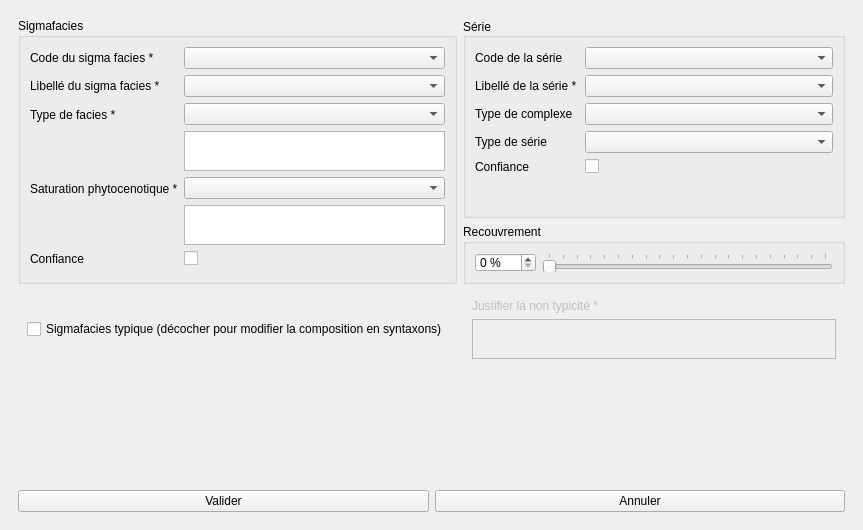
<?xml version="1.0" encoding="UTF-8"?>
<ui version="4.0">
 <class>sigmaf</class>
 <widget class="QDockWidget" name="sigmaf">
  <property name="geometry">
   <rect>
    <x>0</x>
    <y>0</y>
    <width>863</width>
    <height>530</height>
   </rect>
  </property>
  <property name="windowTitle">
   <string>Sélection d'un sigma facies</string>
  </property>
  <widget class="QWidget" name="dockWidgetContents">
   <layout class="QVBoxLayout" name="verticalLayout_2">
    <item>
     <widget class="QScrollArea" name="scrollArea">
      <property name="frameShape">
       <enum>QFrame::NoFrame</enum>
      </property>
      <property name="widgetResizable">
       <bool>true</bool>
      </property>
      <widget class="QWidget" name="wdgt_content">
       <property name="geometry">
        <rect>
         <x>0</x>
         <y>0</y>
         <width>845</width>
         <height>443</height>
        </rect>
       </property>
       <layout class="QGridLayout" name="gridLayout">
        <item row="0" column="0" rowspan="2">
         <widget class="QGroupBox" name="groupBox_2">
          <property name="title">
           <string>Sigmafacies</string>
          </property>
          <layout class="QFormLayout" name="formLayout_2">
           <item row="0" column="0">
            <widget class="QLabel" name="lb_code_sigma">
             <property name="inputMethodHints">
              <set>Qt::ImhNone</set>
             </property>
             <property name="text">
              <string>Code du sigma facies *</string>
             </property>
            </widget>
           </item>
           <item row="0" column="1">
            <widget class="QComboBox" name="code_sigma">
             <property name="enabled">
              <bool>true</bool>
             </property>
             <property name="sizePolicy">
              <sizepolicy hsizetype="MinimumExpanding" vsizetype="Fixed">
               <horstretch>0</horstretch>
               <verstretch>0</verstretch>
              </sizepolicy>
             </property>
             <property name="editable">
              <bool>false</bool>
             </property>
             <property name="sizeAdjustPolicy">
              <enum>QComboBox::AdjustToMinimumContentsLength</enum>
             </property>
             <property name="frame">
              <bool>true</bool>
             </property>
            </widget>
           </item>
           <item row="1" column="0">
            <widget class="QLabel" name="lb_lb_sigma">
             <property name="text">
              <string>Libellé du sigma facies *</string>
             </property>
            </widget>
           </item>
           <item row="1" column="1">
            <widget class="QComboBox" name="lb_sigma">
             <property name="sizePolicy">
              <sizepolicy hsizetype="MinimumExpanding" vsizetype="Fixed">
               <horstretch>0</horstretch>
               <verstretch>0</verstretch>
              </sizepolicy>
             </property>
             <property name="editable">
              <bool>false</bool>
             </property>
             <property name="sizeAdjustPolicy">
              <enum>QComboBox::AdjustToMinimumContentsLength</enum>
             </property>
            </widget>
           </item>
           <item row="2" column="0">
            <widget class="QLabel" name="lb_typ_facies">
             <property name="text">
              <string>Type de facies * </string>
             </property>
            </widget>
           </item>
           <item row="2" column="1">
            <widget class="QWidget" name="widget_3" native="true">
             <layout class="QVBoxLayout" name="verticalLayout">
              <property name="leftMargin">
               <number>0</number>
              </property>
              <property name="topMargin">
               <number>0</number>
              </property>
              <property name="rightMargin">
               <number>0</number>
              </property>
              <property name="bottomMargin">
               <number>0</number>
              </property>
              <item>
               <widget class="QComboBox" name="typ_facies">
                <property name="enabled">
                 <bool>true</bool>
                </property>
                <property name="sizePolicy">
                 <sizepolicy hsizetype="MinimumExpanding" vsizetype="Fixed">
                  <horstretch>0</horstretch>
                  <verstretch>0</verstretch>
                 </sizepolicy>
                </property>
                <property name="editable">
                 <bool>false</bool>
                </property>
                <property name="sizeAdjustPolicy">
                 <enum>QComboBox::AdjustToMinimumContentsLength</enum>
                </property>
               </widget>
              </item>
              <item>
               <widget class="QTextEdit" name="rmq_typ_fa">
                <property name="maximumSize">
                 <size>
                  <width>16777215</width>
                  <height>40</height>
                 </size>
                </property>
               </widget>
              </item>
             </layout>
            </widget>
           </item>
           <item row="3" column="0">
            <widget class="QLabel" name="label_13">
             <property name="text">
              <string>Saturation phytocenotique *</string>
             </property>
            </widget>
           </item>
           <item row="3" column="1">
            <widget class="QWidget" name="widget_5" native="true">
             <layout class="QVBoxLayout" name="verticalLayout_4">
              <property name="leftMargin">
               <number>0</number>
              </property>
              <property name="topMargin">
               <number>0</number>
              </property>
              <property name="rightMargin">
               <number>0</number>
              </property>
              <property name="bottomMargin">
               <number>0</number>
              </property>
              <item>
               <widget class="QComboBox" name="sat_phy">
                <property name="sizePolicy">
                 <sizepolicy hsizetype="MinimumExpanding" vsizetype="Fixed">
                  <horstretch>0</horstretch>
                  <verstretch>0</verstretch>
                 </sizepolicy>
                </property>
                <property name="editable">
                 <bool>false</bool>
                </property>
                <property name="sizeAdjustPolicy">
                 <enum>QComboBox::AdjustToMinimumContentsLength</enum>
                </property>
               </widget>
              </item>
              <item>
               <widget class="QTextEdit" name="rmq_sat_ph">
                <property name="maximumSize">
                 <size>
                  <width>16777215</width>
                  <height>40</height>
                 </size>
                </property>
               </widget>
              </item>
             </layout>
            </widget>
           </item>
           <item row="4" column="0">
            <widget class="QLabel" name="label_3">
             <property name="text">
              <string>Confiance</string>
             </property>
            </widget>
           </item>
           <item row="4" column="1">
            <widget class="QCheckBox" name="cfc_facies">
             <property name="text">
              <string/>
             </property>
            </widget>
           </item>
           <item row="5" column="1">
            <widget class="QWidget" name="widget_2" native="true">
             <layout class="QHBoxLayout" name="horizontalLayout_2">
              <property name="leftMargin">
               <number>0</number>
              </property>
              <property name="topMargin">
               <number>0</number>
              </property>
              <property name="rightMargin">
               <number>0</number>
              </property>
              <property name="bottomMargin">
               <number>0</number>
              </property>
             </layout>
            </widget>
           </item>
          </layout>
         </widget>
        </item>
        <item row="0" column="1">
         <widget class="QGroupBox" name="gbox_serie">
          <property name="minimumSize">
           <size>
            <width>0</width>
            <height>0</height>
           </size>
          </property>
          <property name="maximumSize">
           <size>
            <width>16777215</width>
            <height>200</height>
           </size>
          </property>
          <property name="title">
           <string>Série</string>
          </property>
          <property name="alignment">
           <set>Qt::AlignLeading|Qt::AlignLeft|Qt::AlignVCenter</set>
          </property>
          <layout class="QFormLayout" name="formLayout">
           <item row="0" column="0">
            <widget class="QLabel" name="lb_code_serie">
             <property name="text">
              <string>Code de la série </string>
             </property>
            </widget>
           </item>
           <item row="0" column="1">
            <widget class="QComboBox" name="code_serie">
             <property name="sizePolicy">
              <sizepolicy hsizetype="MinimumExpanding" vsizetype="Fixed">
               <horstretch>0</horstretch>
               <verstretch>0</verstretch>
              </sizepolicy>
             </property>
             <property name="editable">
              <bool>false</bool>
             </property>
             <property name="currentIndex">
              <number>-1</number>
             </property>
             <property name="sizeAdjustPolicy">
              <enum>QComboBox::AdjustToMinimumContentsLength</enum>
             </property>
            </widget>
           </item>
           <item row="1" column="0">
            <widget class="QLabel" name="label_nom_sf_2">
             <property name="text">
              <string>Libellé de la série *</string>
             </property>
            </widget>
           </item>
           <item row="1" column="1">
            <widget class="QComboBox" name="lb_serie">
             <property name="sizePolicy">
              <sizepolicy hsizetype="MinimumExpanding" vsizetype="Fixed">
               <horstretch>0</horstretch>
               <verstretch>0</verstretch>
              </sizepolicy>
             </property>
             <property name="editable">
              <bool>false</bool>
             </property>
             <property name="currentIndex">
              <number>-1</number>
             </property>
             <property name="sizeAdjustPolicy">
              <enum>QComboBox::AdjustToMinimumContentsLength</enum>
             </property>
            </widget>
           </item>
           <item row="2" column="0">
            <widget class="QLabel" name="label_2">
             <property name="text">
              <string>Type de complexe  </string>
             </property>
            </widget>
           </item>
           <item row="2" column="1">
            <widget class="QComboBox" name="type_cplx">
             <property name="sizePolicy">
              <sizepolicy hsizetype="MinimumExpanding" vsizetype="Fixed">
               <horstretch>0</horstretch>
               <verstretch>0</verstretch>
              </sizepolicy>
             </property>
             <property name="editable">
              <bool>false</bool>
             </property>
             <property name="sizeAdjustPolicy">
              <enum>QComboBox::AdjustToMinimumContentsLength</enum>
             </property>
            </widget>
           </item>
           <item row="3" column="0">
            <widget class="QLabel" name="label_8">
             <property name="text">
              <string>Type de série  </string>
             </property>
            </widget>
           </item>
           <item row="3" column="1">
            <widget class="QComboBox" name="type_serie">
             <property name="sizePolicy">
              <sizepolicy hsizetype="MinimumExpanding" vsizetype="Fixed">
               <horstretch>0</horstretch>
               <verstretch>0</verstretch>
              </sizepolicy>
             </property>
             <property name="editable">
              <bool>false</bool>
             </property>
             <property name="sizeAdjustPolicy">
              <enum>QComboBox::AdjustToMinimumContentsLength</enum>
             </property>
            </widget>
           </item>
           <item row="4" column="0">
            <widget class="QLabel" name="label">
             <property name="text">
              <string>Confiance </string>
             </property>
            </widget>
           </item>
           <item row="4" column="1">
            <widget class="QCheckBox" name="cfc_serie">
             <property name="text">
              <string/>
             </property>
            </widget>
           </item>
          </layout>
         </widget>
        </item>
        <item row="1" column="1">
         <widget class="QGroupBox" name="groupBox">
          <property name="sizePolicy">
           <sizepolicy hsizetype="Preferred" vsizetype="Expanding">
            <horstretch>0</horstretch>
            <verstretch>0</verstretch>
           </sizepolicy>
          </property>
          <property name="minimumSize">
           <size>
            <width>0</width>
            <height>0</height>
           </size>
          </property>
          <property name="maximumSize">
           <size>
            <width>16777215</width>
            <height>60</height>
           </size>
          </property>
          <property name="title">
           <string>Recouvrement</string>
          </property>
          <layout class="QFormLayout" name="formLayout_3">
           <item row="0" column="0">
            <widget class="QSpinBox" name="pct_recouv">
             <property name="suffix">
              <string> %</string>
             </property>
             <property name="maximum">
              <number>100</number>
             </property>
             <property name="singleStep">
              <number>5</number>
             </property>
            </widget>
           </item>
           <item row="0" column="1">
            <widget class="QSlider" name="horizontalSlider">
             <property name="maximum">
              <number>100</number>
             </property>
             <property name="singleStep">
              <number>5</number>
             </property>
             <property name="pageStep">
              <number>5</number>
             </property>
             <property name="orientation">
              <enum>Qt::Horizontal</enum>
             </property>
             <property name="tickPosition">
              <enum>QSlider::TicksAbove</enum>
             </property>
             <property name="tickInterval">
              <number>5</number>
             </property>
            </widget>
           </item>
          </layout>
         </widget>
        </item>
        <item row="2" column="0">
         <widget class="QWidget" name="widget_6" native="true">
          <property name="sizePolicy">
           <sizepolicy hsizetype="Preferred" vsizetype="Preferred">
            <horstretch>0</horstretch>
            <verstretch>0</verstretch>
           </sizepolicy>
          </property>
          <layout class="QGridLayout" name="gridLayout_3">
           <item row="0" column="0">
            <widget class="QCheckBox" name="typicite">
             <property name="text">
              <string>Sigmafacies typique (décocher pour modifier la composition en syntaxons)</string>
             </property>
             <property name="checkable">
              <bool>true</bool>
             </property>
             <property name="checked">
              <bool>false</bool>
             </property>
            </widget>
           </item>
          </layout>
         </widget>
        </item>
        <item row="2" column="1">
         <widget class="QWidget" name="widget_tpcte" native="true">
          <property name="enabled">
           <bool>false</bool>
          </property>
          <property name="sizePolicy">
           <sizepolicy hsizetype="Preferred" vsizetype="Fixed">
            <horstretch>0</horstretch>
            <verstretch>0</verstretch>
           </sizepolicy>
          </property>
          <property name="hidden" stdset="0">
           <bool>true</bool>
          </property>
          <layout class="QVBoxLayout" name="verticalLayout_7">
           <item>
            <widget class="QLabel" name="label_rmq_facies">
             <property name="text">
              <string>Justifier la non typicité *</string>
             </property>
            </widget>
           </item>
           <item>
            <widget class="QPlainTextEdit" name="rmq_typcte">
             <property name="maximumSize">
              <size>
               <width>16777215</width>
               <height>40</height>
              </size>
             </property>
            </widget>
           </item>
          </layout>
         </widget>
        </item>
        <item row="3" column="0" colspan="2">
         <widget class="QWidget" name="relation_ctnr" native="true">
          <property name="enabled">
           <bool>true</bool>
          </property>
          <layout class="QVBoxLayout" name="verticalLayout_6">
           <item>
            <layout class="QVBoxLayout" name="verticalLayout_5"/>
           </item>
          </layout>
         </widget>
        </item>
       </layout>
      </widget>
     </widget>
    </item>
    <item>
     <widget class="QWidget" name="widget" native="true">
      <layout class="QHBoxLayout" name="horizontalLayout">
       <item>
        <widget class="QPushButton" name="valid_btn">
         <property name="text">
          <string>Valider</string>
         </property>
        </widget>
       </item>
       <item>
        <widget class="QPushButton" name="cancel_btn">
         <property name="text">
          <string>Annuler</string>
         </property>
        </widget>
       </item>
      </layout>
     </widget>
    </item>
   </layout>
  </widget>
 </widget>
 <tabstops>
  <tabstop>scrollArea</tabstop>
  <tabstop>code_sigma</tabstop>
  <tabstop>lb_sigma</tabstop>
  <tabstop>cfc_facies</tabstop>
  <tabstop>type_cplx</tabstop>
  <tabstop>type_serie</tabstop>
  <tabstop>cfc_serie</tabstop>
  <tabstop>cancel_btn</tabstop>
 </tabstops>
 <resources/>
 <connections>
  <connection>
   <sender>pct_recouv</sender>
   <signal>valueChanged(int)</signal>
   <receiver>horizontalSlider</receiver>
   <slot>setValue(int)</slot>
   <hints>
    <hint type="sourcelabel">
     <x>204</x>
     <y>450</y>
    </hint>
    <hint type="destinationlabel">
     <x>474</x>
     <y>452</y>
    </hint>
   </hints>
  </connection>
  <connection>
   <sender>horizontalSlider</sender>
   <signal>valueChanged(int)</signal>
   <receiver>pct_recouv</receiver>
   <slot>setValue(int)</slot>
   <hints>
    <hint type="sourcelabel">
     <x>474</x>
     <y>452</y>
    </hint>
    <hint type="destinationlabel">
     <x>204</x>
     <y>450</y>
    </hint>
   </hints>
  </connection>
  <connection>
   <sender>typicite</sender>
   <signal>toggled(bool)</signal>
   <receiver>widget_tpcte</receiver>
   <slot>setDisabled(bool)</slot>
   <hints>
    <hint type="sourcelabel">
     <x>227</x>
     <y>402</y>
    </hint>
    <hint type="destinationlabel">
     <x>643</x>
     <y>402</y>
    </hint>
   </hints>
  </connection>
  <connection>
   <sender>typicite</sender>
   <signal>toggled(bool)</signal>
   <receiver>rmq_typcte</receiver>
   <slot>clear()</slot>
   <hints>
    <hint type="sourcelabel">
     <x>227</x>
     <y>402</y>
    </hint>
    <hint type="destinationlabel">
     <x>643</x>
     <y>411</y>
    </hint>
   </hints>
  </connection>
  <connection>
   <sender>typicite</sender>
   <signal>toggled(bool)</signal>
   <receiver>relation_ctnr</receiver>
   <slot>setDisabled(bool)</slot>
   <hints>
    <hint type="sourcelabel">
     <x>227</x>
     <y>332</y>
    </hint>
    <hint type="destinationlabel">
     <x>431</x>
     <y>420</y>
    </hint>
   </hints>
  </connection>
 </connections>
</ui>
